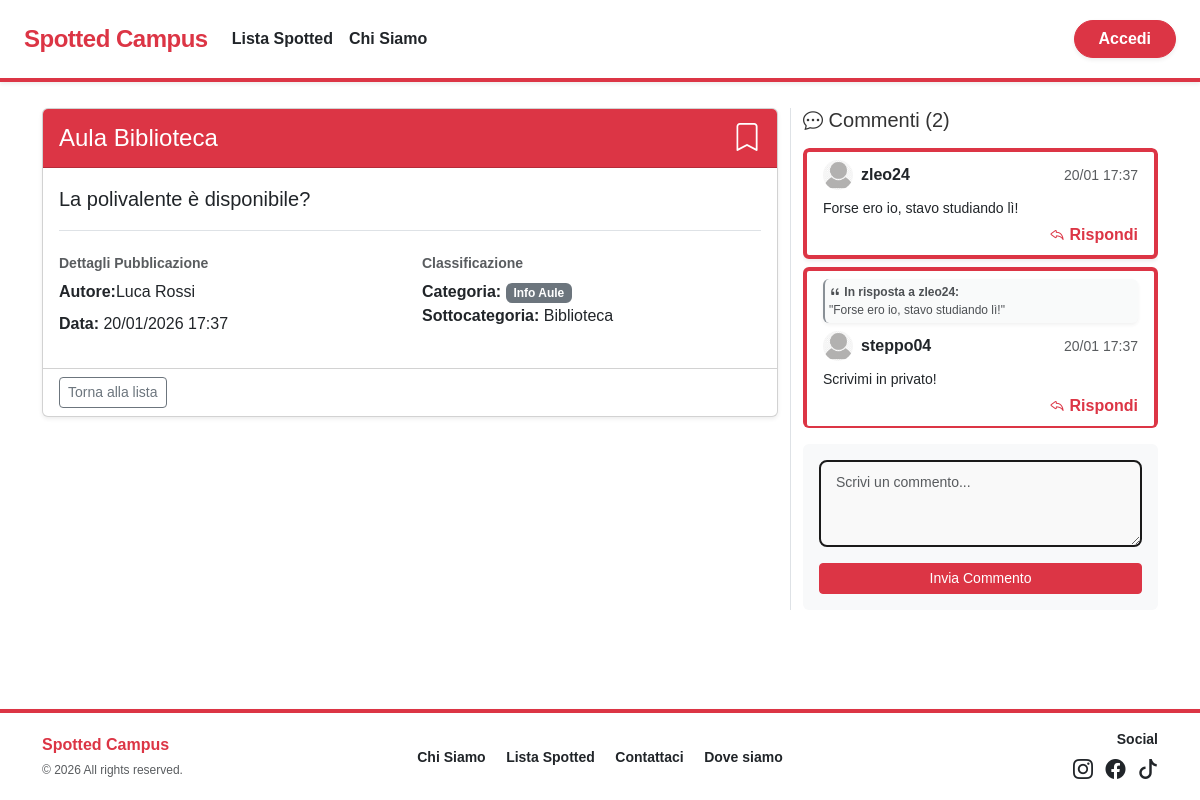
The page /dettaglio-spot.php?id=1 on the database its author committed.
### tables this page shows
CREATE TABLE SPOT (
    idSpot INT AUTO_INCREMENT PRIMARY KEY,
    titolo VARCHAR(255) NOT NULL,
    testo TEXT NOT NULL,
    dataInserimento DATETIME DEFAULT CURRENT_TIMESTAMP,
    stato ENUM('in_attesa', 'approvato', 'rifiutato') DEFAULT 'in_attesa',
    isAnonymous BOOLEAN DEFAULT 0,
    idCategoria INT NOT NULL,
    idSottoCategoria INT,
    usernameUtente VARCHAR(100),
    usernameAdminApprovato VARCHAR(100) NULL, 
    dataApprovazione DATETIME NULL,

    FOREIGN KEY (idCategoria) REFERENCES CATEGORIE(idCategoria),
    FOREIGN KEY (idSottoCategoria) REFERENCES SOTTOCATEGORIE(idSottoCategoria) ON DELETE SET NULL,
    FOREIGN KEY (usernameUtente) REFERENCES UTENTI(username) ON DELETE SET NULL,
    FOREIGN KEY (usernameAdminApprovato) REFERENCES UTENTI(username) ON DELETE SET NULL
);

CREATE TABLE UTENTI (
    username VARCHAR(100) PRIMARY KEY,
    nome VARCHAR(100) NOT NULL,
    cognome VARCHAR(100) NOT NULL,
    password VARCHAR(255) NOT NULL,
    stato ENUM('attivo', 'bloccato') DEFAULT 'attivo',
    idTipo INT NOT NULL, 
    fotoProfilo VARCHAR(255) DEFAULT 'default.png',

    FOREIGN KEY (idTipo) REFERENCES TIPI_UTENTI(idTipo) ON DELETE CASCADE
);

CREATE TABLE CATEGORIE (
    idCategoria INT AUTO_INCREMENT PRIMARY KEY,
    nome VARCHAR(100) UNIQUE NOT NULL
);

CREATE TABLE SOTTOCATEGORIE (
    idSottoCategoria INT AUTO_INCREMENT PRIMARY KEY,
    nome VARCHAR(100) NOT NULL,
    idCategoria INT NOT NULL,

    UNIQUE (nome, idCategoria),
    FOREIGN KEY (idCategoria) REFERENCES CATEGORIE(idCategoria) ON DELETE CASCADE
);

CREATE TABLE COMMENTI (
    idCommento INT AUTO_INCREMENT PRIMARY KEY,
    testo TEXT NOT NULL,
    dataPubblicazione DATETIME DEFAULT CURRENT_TIMESTAMP,
    idSpot INT NOT NULL,
    usernameUtente VARCHAR(100) NOT NULL,
    idCommentoRisposto INT DEFAULT NULL,

    FOREIGN KEY (idSpot) REFERENCES SPOT(idSpot) ON DELETE CASCADE,
    FOREIGN KEY (usernameUtente) REFERENCES UTENTI(username) ON DELETE CASCADE,
    FOREIGN KEY (idCommentoRisposto) REFERENCES COMMENTI(idCommento) ON DELETE CASCADE
);

### dettaglio-spot.php (called while the page is built, shortened)
<?php
require_once 'bootstrap.php';
$templateParams["titolo"] = "Spotted - Dettaglio spot";
$templateParams["nome"] = "spot.php";
$idSpot = $_GET["id"] ?? null;
$templateParams["spot"] = $dbh->getSpotInfo($idSpot);
$templateParams["commenti"] = $dbh->getComments($idSpot);
$templateParams["isPreferito"] = false;
require 'template/base.php';
?>

### db/database.php (called while the page is built, shortened)
<?php
class DatabaseHelper
{
    private $db;
    public function __construct($servername, $username, $password, $dbname, $port)
    {
        $this->db = new mysqli($servername, $username, $password, $dbname, $port);
    }
    public function getSpotInfo($idSpot)
    {
        $query = "SELECT S.*, C.nome AS nomeCategoria, SC.nome AS nomeSottoCategoria,
                        U.nome AS nomeAutore, U.cognome AS cognomeAutore, U.fotoProfilo
                        FROM SPOT S
                        JOIN CATEGORIE C ON S.idCategoria = C.idCategoria
                        LEFT JOIN SOTTOCATEGORIE SC ON S.idSottoCategoria = SC.idSottoCategoria
                        LEFT JOIN UTENTI U ON S.usernameUtente = U.username
                        WHERE S.stato = 'approvato' AND S.idSpot = ?";
        $stmt = $this->db->prepare($query);
        $stmt->bind_param("i", $idSpot);
        $stmt->execute();
        $result = $stmt->get_result();
        return $result->fetch_assoc();
    }
    public function getComments($idSpot)
    {
        $query = "SELECT C1.*, C2.testo AS testoPadre, C2.usernameUtente AS autorePadre, U.fotoProfilo
            FROM COMMENTI C1
            LEFT JOIN COMMENTI C2 ON C1.idCommentoRisposto = C2.idCommento
            JOIN UTENTI U ON C1.usernameUtente = U.username
            WHERE C1.idSpot = ?
            ORDER BY C1.dataPubblicazione ASC";
        $stmt = $this->db->prepare($query);
        $stmt->bind_param("i", $idSpot);
        $stmt->execute();
        $result = $stmt->get_result();
        return $result->fetch_all(MYSQLI_ASSOC);
    }
}

### bootstrap.php (called while the page is built, shortened)
<?php
require_once("db/database.php");
require_once("utils/functions.php");
$dbh = new DatabaseHelper("localhost", "root", "", "spotted", 3306);
?>

### utils/functions.php (called while the page is built, shortened)
<?php
function isUserLoggedIn()
{
    return isset($_SESSION["username"]) && isset($_SESSION["logged"]) && isset($_SESSION["admin"]) && $_SESSION["logged"] && !$_SESSION["admin"];
}
?>

### template/spot.php (the view, shortened to what this page needs)
<section class="container mt-5">
    <div class="row">
        <div class="col-md-8">
            <article class="card shadow-sm mb-4">
                <div class="card-header bg-danger text-white d-flex justify-content-between align-items-center">
                    <h2 class="h4 mb-0"><?php echo htmlspecialchars($templateParams["spot"]["titolo"]); ?></h2>
                    <?php
                    $iconaClass = $templateParams["isPreferito"] ? "bi-bookmark-fill" : "bi-bookmark";
                    $labelPreferito = $templateParams["isPreferito"] ? "Rimuovi dai preferiti" : "Salva nei preferiti";
                    ?>
                    <?php if (isUserLoggedIn()): ?>
                        <button type="button" class="btn btn-link text-white p-0 btn-toggle-preferito"
                            data-id="<?php echo $templateParams['spot']['idSpot']; ?>"
                            title="<?php echo $labelPreferito; ?>"
                            aria-label="<?php echo $labelPreferito; ?>"> <span class="bi <?php echo $iconaClass; ?> fs-3" aria-hidden="true"></span>
                        </button>
                    <?php else: ?>
                        <a href="login.php" class="text-white" title="Accedi per salvare"
                        aria-label="Accedi per salvare nei preferiti"> <span class="bi bi-bookmark fs-3" aria-hidden="true"></span>
                        </a>
                    <?php endif; ?>
                </div>
                <div class="card-body">
                    <p class="lead border-bottom pb-3">
                        <?php echo htmlspecialchars($templateParams["spot"]["testo"]); ?>
                    </p>
                    <div class="row mt-4">
                        <div class="col-sm-6">
                            <h3 class="h6 text-muted small fw-bold">Dettagli Pubblicazione</h3>
                            <ul class="list-unstyled">
                                <li class="d-flex align-items-center mb-2">
                                    <strong>Autore:</strong>
                                    <?php
                                    if ($templateParams["spot"]["isAnonymous"]) {
                                        echo '<span class="fst-italic text-secondary">Anonimo <span class="bi bi-incognito" aria-hidden="true"></span></span>';
                                    } else {
                                        echo htmlspecialchars($templateParams["spot"]["nomeAutore"] . " " . $templateParams["spot"]["cognomeAutore"]);
                                    }
                                    ?>
                                </li>
                                <li><strong>Data:</strong>
                                    <?php echo date("d/m/Y H:i", strtotime($templateParams["spot"]["dataInserimento"])); ?>
                                </li>
                            </ul>
                        </div>
                        <div class="col-sm-6">
                            <h3 class="h6 text-muted small fw-bold">Classificazione</h3>
                            <ul class="list-unstyled">
                                <li><strong>Categoria:</strong> <span
                                        class="badge bg-secondary"><?php echo htmlspecialchars($templateParams["spot"]["nomeCategoria"]); ?></span>
                                </li>
                                <li><strong>Sottocategoria:</strong>
                                    <?php echo htmlspecialchars($templateParams["spot"]["nomeSottoCategoria"] ?? 'Nessuna'); ?>
                                </li>
                            </ul>
                        </div>
                    </div>
                </div>
                <div class="card-footer bg-transparent d-flex justify-content-between align-items-center">
                    <a href="lista-categoria.php" class="btn btn-outline-secondary btn-sm">Torna alla lista</a>
                </div>
            </article>
        </div>
        <div class="col-md-4 border-start">
            <aside>
                <h3 class="h5 mb-3"><span class="bi bi-chat-dots" aria-hidden="true"></span> Commenti
                    (<?php echo count($templateParams["commenti"]); ?>)</h3>
                <div id="containerCommenti" class="list-group mb-3 overflow-auto" style="max-height: 35vh;">
                    <?php if (count($templateParams["commenti"]) > 0): ?>
                        <?php foreach ($templateParams["commenti"] as $commento): ?>
                            <div class="list-group-item border-start border-danger border-4 mb-2 shadow-sm rounded">
                                <?php if (!empty($commento["idCommentoRisposto"])): ?>
                                    <div class="bg-light border-start border-secondary border-2 p-1 mb-2 rounded shadow-sm"
                                        style="font-size: 0.75rem; opacity: 0.8;">
                                        <span class="text fw-bold">
                                            <span class="bi bi-quote" aria-hidden="true"></span> In risposta a
                                            <?php echo htmlspecialchars($commento["autorePadre"] ?? 'utente'); ?>:
                                        </span>
                                        <p class="mb-0 text-truncate italic">
                                            "<?php echo htmlspecialchars($commento["testoPadre"] ?? 'messaggio rimosso'); ?>"
                                        </p>
                                    </div>
                                <?php endif; ?>
                                <div class="d-flex justify-content-between align-items-center mb-2">
                                    <div class="d-flex align-items-center">
                                        <?php $imgCommento = !empty($commento["fotoProfilo"]) ? "upload/" . $commento["fotoProfilo"] : "upload/default.png"; ?>
                                        <img src="<?php echo htmlspecialchars($imgCommento); ?>" alt=""
                                            class="rounded-circle me-2" style="width: 30px; height: 30px; object-fit: cover;">
                                        <h4 class="mb-0 fw-bold fs-6">
                                            <?php echo htmlspecialchars($commento["usernameUtente"]); ?>
                                        </h4>
                                    </div>
                                    <small
                                        class="text-muted"><?php echo date("d/m H:i", strtotime($commento['dataPubblicazione'])); ?></small>
                                </div>
                                <p class="mb-1 small"> <span class="visually-hidden">Testo del commento:</span> <?php echo htmlspecialchars($commento["testo"]); ?></p>
                                <div class="text-end">
                                    <a href="?id=<?php echo $templateParams['spot']['idSpot']; ?>&rspTo=<?php echo $commento['idCommento']; ?>#formCommento"
                                        class="text-decoration-none  fw-bold text-danger">
                                        <span class="bi bi-reply" aria-hidden="true"></span> Rispondi
                                    </a>
                                </div>
                            </div>
                        <?php endforeach; ?>
                    <?php else: ?>
                        <p class="text-muted">Ancora nessun commento. Sii il primo!</p>
                    <?php endif; ?>
                </div>
                <div class="card card-body bg-light border-0">
                    <form id="formCommento" action="aggiungi-commento.php" method="POST">
                        <div class="mb-3">
                            <textarea class="form-control form-control-sm" name="testo" id="commento" rows="3"
                                placeholder="Scrivi un commento..."></textarea>
                        </div>
                        <button type="submit" class="btn btn-danger btn-sm w-100">
                            Invia Commento
                        </button>
                    </form>
                </div>
            </aside>
        </div>
    </div>
</section>

### css/style.css (style rules this page uses)
body { font-family: 'Outfit', sans-serif; background-color: #ffffff; color: #333; margin: 0; }
.form-control { border: 2px solid #1a1a1a; border-radius: 8px; padding: 10px 15px; font-weight: 500; background-color: #f9f9f9; transition: all 0.2s; }

### rows shown on the page
spot: titolo "Aula Biblioteca", testo "La polivalente è disponibile?", usernameUtente.cognome "Luca Rossi", dataInserimento "20/01/2026 17:37", idCategoria.nome "Info Aule", idSottoCategoria.nome "Biblioteca"
commenti: usernameUtente.fotoProfilo (placeholder picture), usernameUtente "zleo24", dataPubblicazione "20/01 17:37", testo "Forse ero io, stavo studiando lì!"
commenti: idCommentoRisposto.usernameUtente "zleo24", idCommentoRisposto.testo "Forse ero io, stavo studiando lì!", usernameUtente.fotoProfilo (placeholder picture), usernameUtente "steppo04", dataPubblicazione "20/01 17:37", testo "Scrivimi in privato!"

### other values the page prints
count($templateParams["commenti"]) "2"
